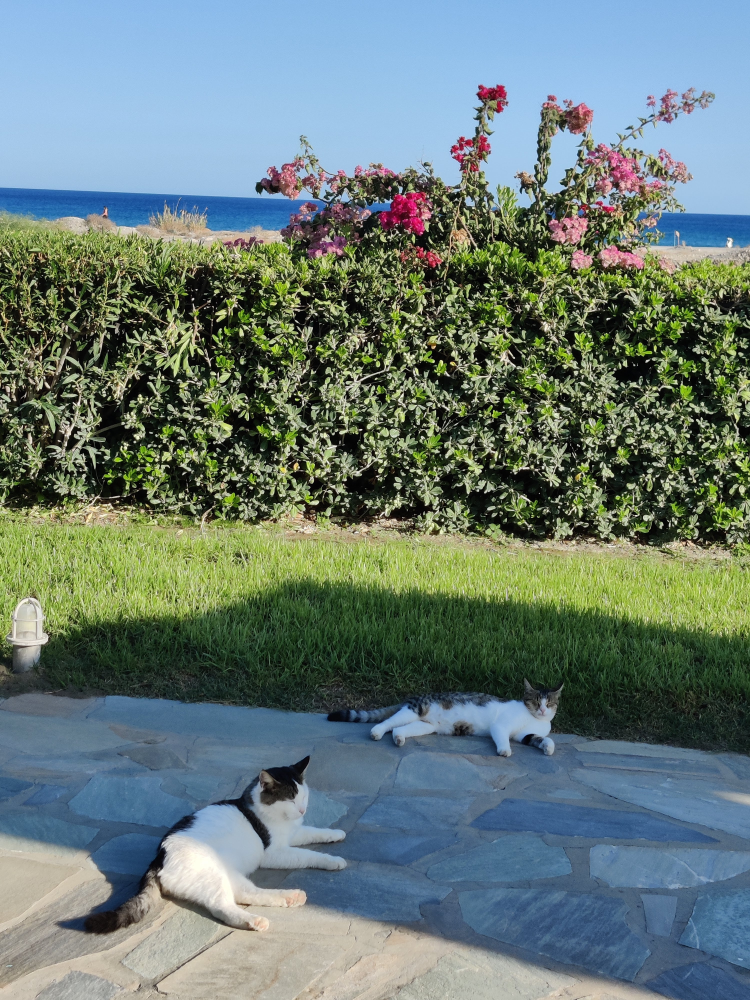
#> input picture MC2/Katzen_Rhodos.jpg, 3000 x 4000 px (shown at 1/4 size)
$ jupyter execute --allow-errors MC2.ipynb
#> lines starting #> are read from the running program, lines starting #| are printed output that depends on the picture; after the words box and inside, x2 and y2 are one past the last pixel; in counts of white or black regions, pixels touching at a corner belong together; long printed decimals are rounded
## 3.1 Korrelation in Signalen
Unser DJ möchte herausfinden, wo in der griechischen Nationalhymne der Reffrain ist. Dazu wird er die Auto-Korrelation des Signals berechnen.

[cell 1]
from IPython.display import Audio
from IPython.display import display

display(Audio('gr.mp3', autoplay=False))

[cell 2]
import cv2 as cv
from enum import Enum
from ipywidgets import interact, widgets
import numpy as np
import matplotlib.pyplot as plt
import pandas as pd
from skimage import morphology
from scipy import signal
from scipy import datasets
import statsmodels.api as sm

#> (a cell that did not finish here is left out)

#> (a cell that did not finish here is left out)

#> (a cell that did not finish here is left out)

Hohe Anfangskorrelation:

Am Lag 0 ist die Autokorrelation immer 1, da ein Wert mit sich selbst perfekt korreliert ist.
Die Autokorrelation bleibt bei den ersten Lags hoch (zwischen 0 und 50), was darauf hindeutet, dass aufeinanderfolgende Tage ähnliche Temperaturen haben. Dies ist typisch für Temperaturdaten, da das Wetter an aufeinanderfolgenden Tagen oft ähnlich ist.

Abnehmende Korrelation:
Die Autokorrelation nimmt mit zunehmendem Lag kontinuierlich ab. Dies bedeutet, dass der Zusammenhang zwischen den Temperaturen mit der Zeit schwächer wird.

Negative Korrelation:
Zwischen Lag 50 und Lag 150 zeigt die Autokorrelation negative Werte, was auf eine mögliche saisonale Komponente hinweist. In diesem Fall könnte es bedeuten, dass die Temperaturen nach etwa 50 Tagen entgegengesetzt korreliert sind, was auf eine jährliche saisonale Schwankung hinweisen könnte.

Rückkehr zu Null:
Ab etwa Lag 150 beginnen die Autokorrelationen wieder zu steigen und nähern sich Null an. Dies deutet darauf hin, dass die Temperaturwerte über längere Zeiträume hinweg keine starke Korrelation mehr aufweisen.

Saisonale Muster:
Die deutliche negative Korrelation und das Muster der Rückkehr zu Null deuten auf eine saisonale Komponente hin. Bei Wetterdaten ist dies oft durch Jahreszeiten bedingt, was bedeutet, dass ähnliche Temperaturniveaus nach einem Jahr wiederkehren könnten.

### Kreuzkorrelation von Temperaturdaten

#> (a cell that did not finish here is left out)

[cell 7]
import librosa

#> (the rest of this cell did not finish here and is left out)

## 3.2 Segmentierung, morphologische Operationen und Objekteigenschaften in Bildern

[cell 8]
img = cv.imread('Katzen_Rhodos.jpg')
#> img is the input picture: shape (4000, 3000, 3); mean B, G, R 118.5, 123.3, 105

plt.imshow(cv.cvtColor(img, cv.COLOR_BGR2RGB))
#> (this line was passed over: IPython is not available in this run)
plt.axis('off')
#> (this line was passed over: IPython is not available in this run)
plt.gcf().set_size_inches(10, 10)
#> (this line was passed over: IPython is not available in this run)
plt.show()

[cell 9]
import numpy as np
from skimage import filters, measure, morphology
from skimage.segmentation import clear_border

img_gray = cv.cvtColor(img, cv.COLOR_BGR2GRAY)
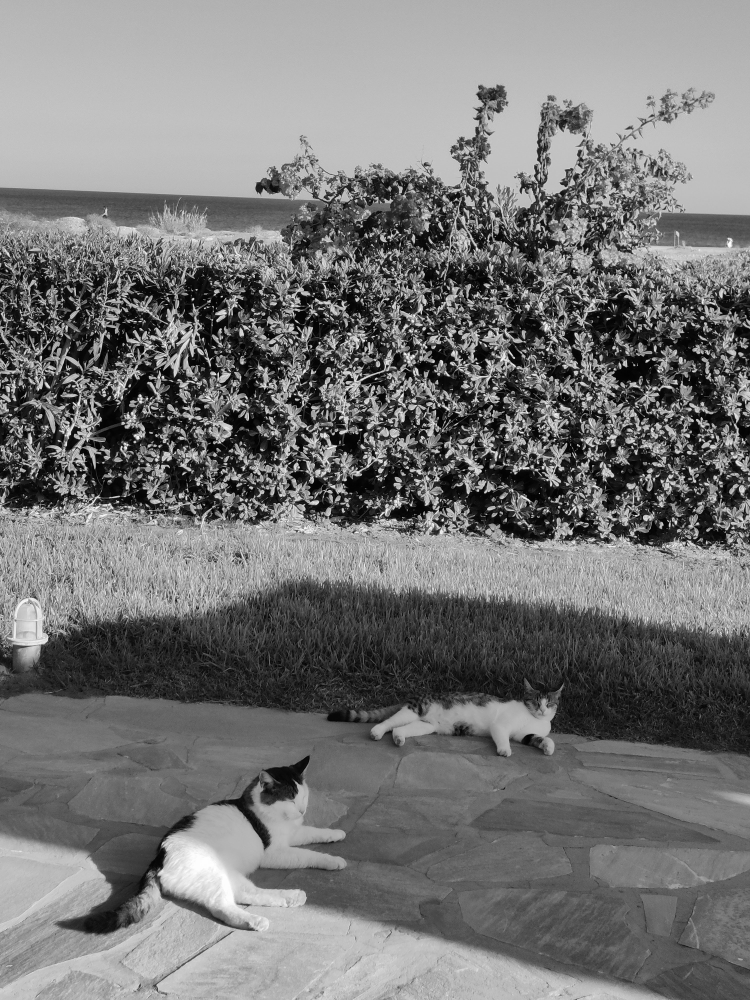
#> img_gray: shape (4000, 3000) (shown at 1/4 size); min 0, max 255, mean 117.3

treshhold = filters.threshold_otsu(img_gray)
#> treshhold = 120
binary_mask = img_gray > treshhold
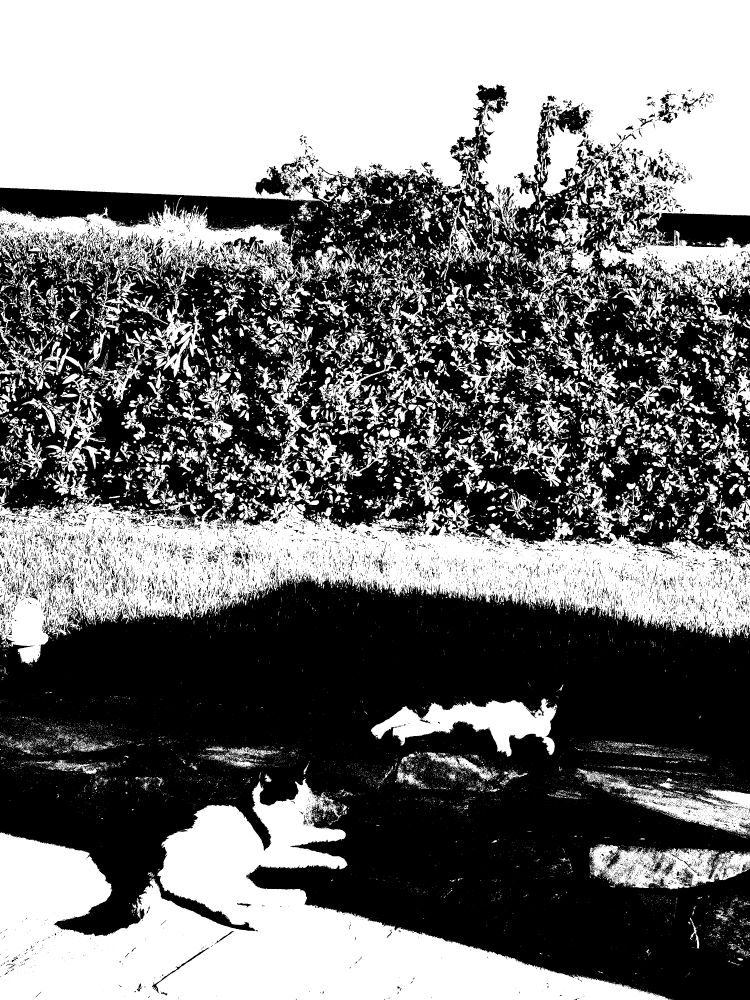
#> binary_mask: shape (4000, 3000) bool (shown at 1/4 size); 47.3% white; 19325 white regions (15541 under 20 px), largest, box (x1, y1, x2, y2) and area: (0, 0, 3000, 1051) 2234328, (0, 3114, 2685, 4000) 1023567, (0, 1835, 3000, 2658) 903476

cleaned_mask = clear_border(binary_mask)
#> cleaned_mask: shape (4000, 3000) bool; 9.5% white; 19207 white regions (15472 under 20 px), largest, box (x1, y1, x2, y2) and area: (1483, 2793, 2229, 3027) 76681, (346, 1148, 809, 1603) 29950, (182, 1493, 423, 1906) 23625

eroded_mask = morphology.erosion(cleaned_mask, morphology.disk(1))
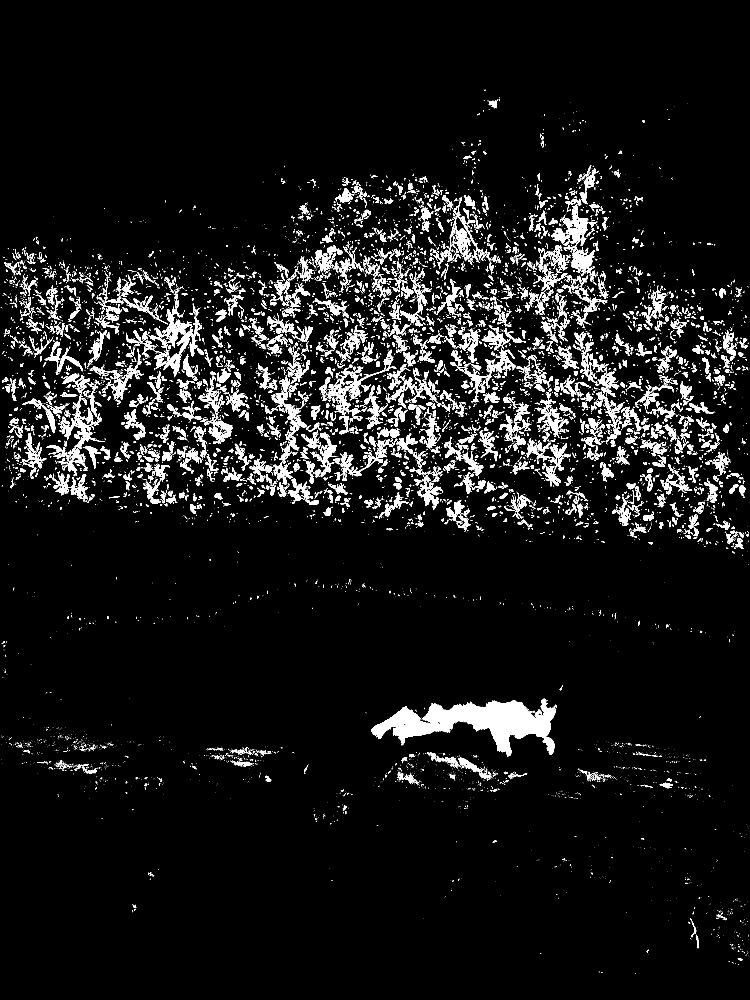
#> eroded_mask: shape (4000, 3000) bool (shown at 1/4 size); 6.1% white; 9540 white regions (6847 under 20 px), largest, box (x1, y1, x2, y2) and area: (1484, 2794, 2228, 3026) 73002, (2241, 821, 2390, 1096) 12610, (1303, 1399, 1585, 1737) 10834
dilated_mask = morphology.dilation(eroded_mask, morphology.disk(1))
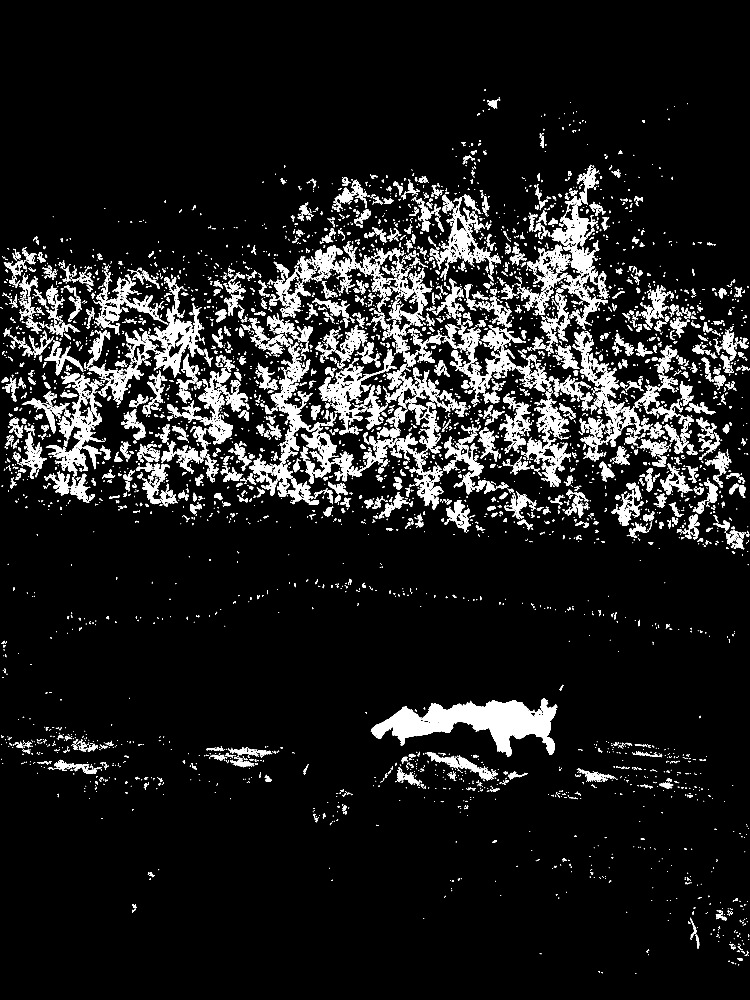
#> dilated_mask: shape (4000, 3000) bool (shown at 1/4 size); 8.6% white; 7083 white regions (3380 under 20 px), largest, box (x1, y1, x2, y2) and area: (1483, 2793, 2229, 3027) 76131, (566, 1158, 809, 1510) 21195, (2203, 792, 2391, 1110) 18886
closed_mask = morphology.closing(dilated_mask, morphology.disk(1))
#> closed_mask: shape (4000, 3000) bool; 8.9% white; 5741 white regions (2743 under 20 px), largest, box (x1, y1, x2, y2) and area: (1483, 2793, 2229, 3027) 76476, (503, 1144, 809, 1510) 25601, (183, 1493, 420, 1906) 22997

# Gelabelte Bild erzeugen
label_image = measure.label(closed_mask)
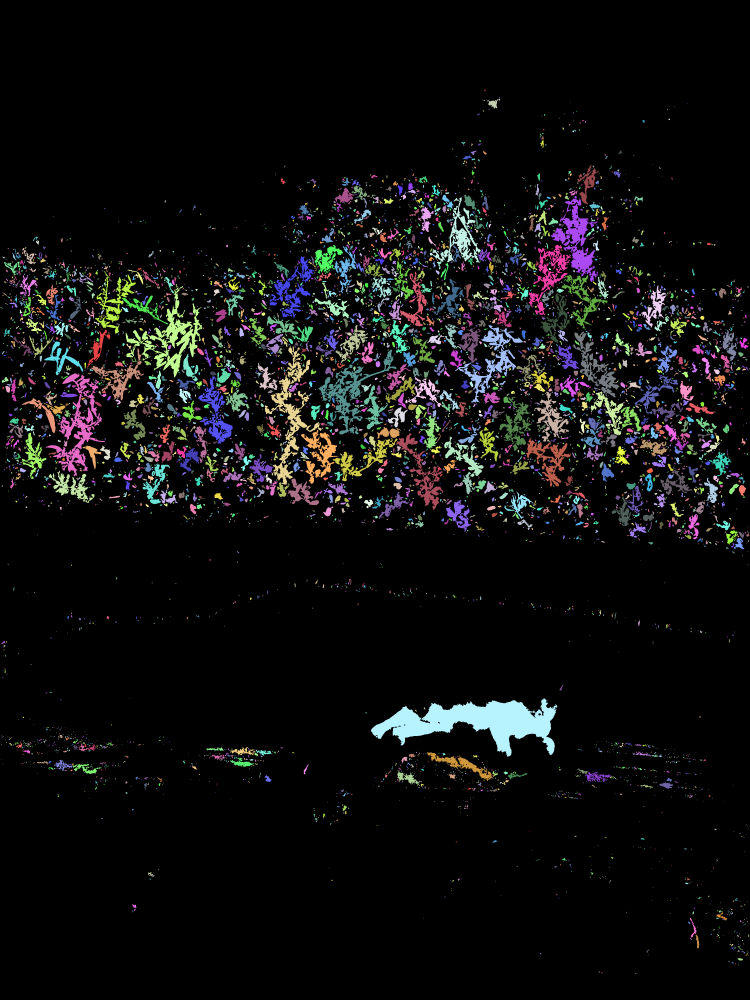
#> label_image: shape (4000, 3000) int32 (shown at 1/4 size); 5742 distinct labels, from 0 to 5741; one colour per label, 0 black

plt.imshow(label_image, cmap='gray')
#> (this line was passed over: IPython is not available in this run)
plt.axis('off')
#> (this line was passed over: IPython is not available in this run)
plt.gcf().set_size_inches(10, 10)
#> (this line was passed over: IPython is not available in this run)
plt.show()

[cell 10]
# Eigenschaften extrahieren
properties = measure.regionprops(label_image)
#> properties = 5741 regions

for prop in properties:
    print(f'Label: {prop.label}, Area: {prop.area}, Perimeter: {prop.perimeter}')
#> this loop made 5741 passes
#| Label: 1, Area: 25.0, Perimeter: 18.142
#| Label: 2, Area: 12.0, Perimeter: 10.485
#| Label: 3, Area: 832.0, Perimeter: 207.936
#| Label: 4, Area: 18.0, Perimeter: 13.071
#| Label: 5, Area: 5.0, Perimeter: 5.657
#| Label: 6, Area: 5.0, Perimeter: 5.657
#| Label: 7, Area: 5.0, Perimeter: 5.657
#| Label: 8, Area: 5.0, Perimeter: 5.657
#> (further printed lines are left out)

# Skeletonisierung eines Objekts
skeleton = morphology.skeletonize(closed_mask)
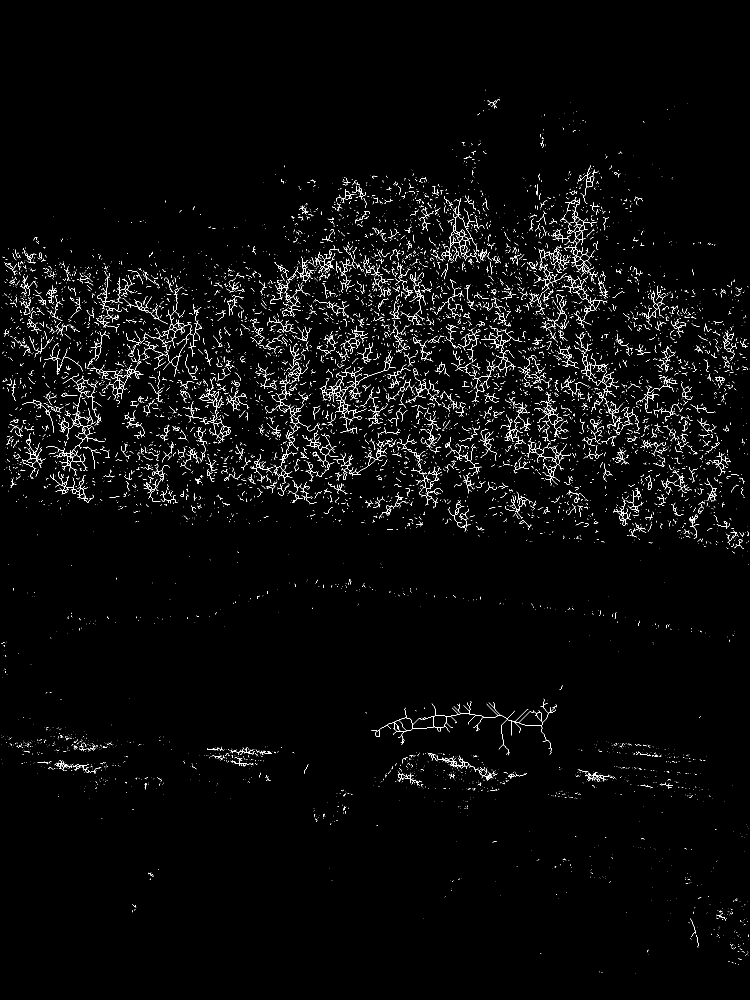
#> skeleton: shape (4000, 3000) bool (shown at 1/4 size); 1.2% white in thin lines or dots, all inside (x1, y1, x2, y2) = (4, 359, 2998, 3895)
skeleton_pixel_count = np.sum(skeleton)
#> skeleton_pixel_count = 141032

# Ergebnisse diskutieren
print(f'Anzahl der Pixel des Skeletons: {skeleton_pixel_count}')

plt.imshow(skeleton, cmap='gray')
#> (this line was passed over: IPython is not available in this run)
plt.axis('off')
plt.gcf().set_size_inches(10, 10)
plt.show()
